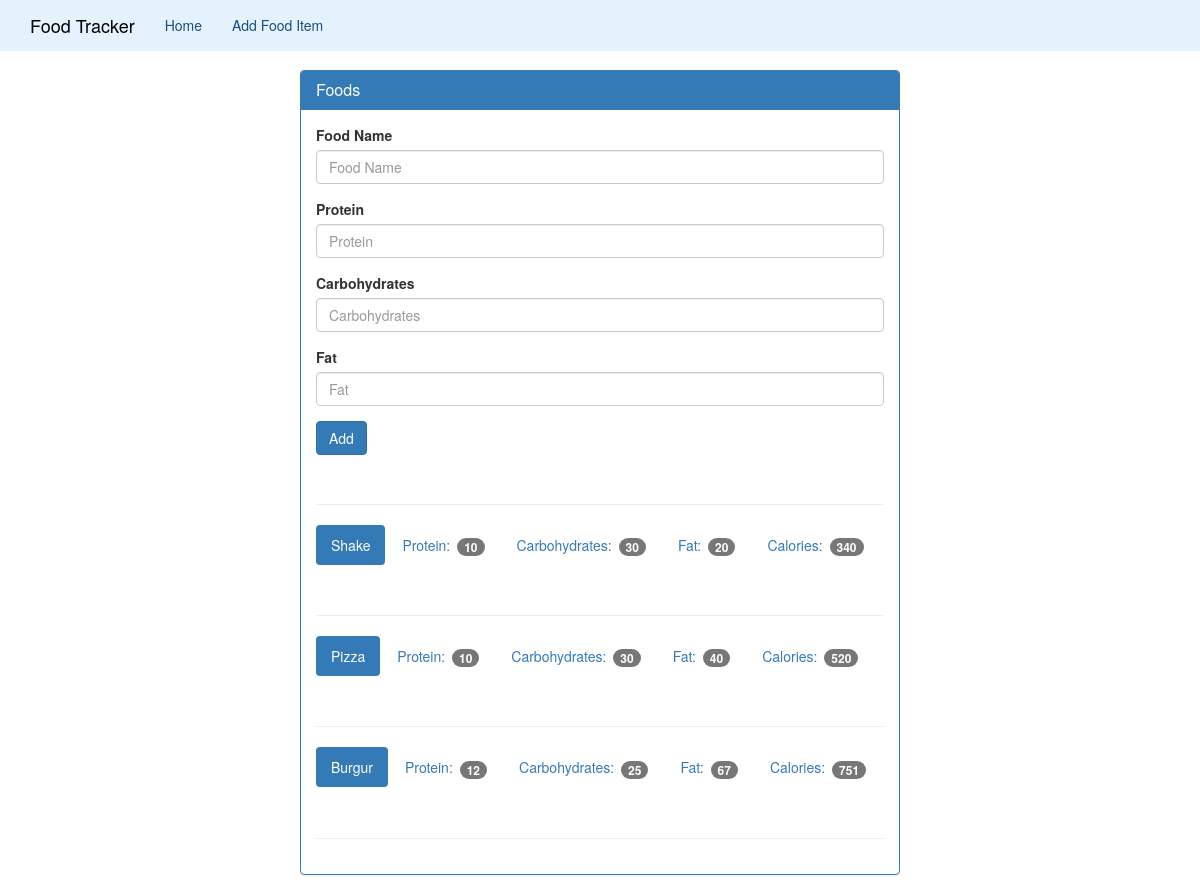
/foodadd, run on the app's committed database.
### tables this page shows
CREATE TABLE food(
    id integer primary key autoincrement,
    name text not null,
    protein integer not null,
    carbohydrates integer not null,
    fat integer not null,
    calories integer not null
);

### app.py (the view, shortened to what this page needs)
@app.route('/foodadd', methods=['GET','POST'])
def foodadd():
    db = get_db()
    cur = db.execute('select name, protein, carbohydrates, fat, calories from food')
    results = cur.fetchall()
    return render_template('foodadd.html', results = results)

### databasefile.py (called while the page is built)
def connect_db():
    sql = sqlite3.connect('C:/Users/fullara/Documents/Codes/Project/Food-Tracker-flask/food_log.db')
    sql.row_factory = sqlite3.Row
    return sql

def get_db():
    if not hasattr(g,'sqlite3'):
        g.sqlite_db = connect_db()
    return g.sqlite_db

### templates/foodadd.html
{% extends "base.html" %}
{% block body %}
<nav class="navbar navbar-inverse navbar-fixed-top">
  <div class="container">
    <div class="navbar-header">
      <a class="navbar-brand" href="{{ url_for('index') }}">Food Tracker</a>
    </div>
    <div id="navbar" class="navbar-collapse collapse">
      <ul class="nav navbar-nav">
        <li><a href="{{ url_for('index') }}">Home</a></li>
        <li class="active"><a href="{{ url_for('foodadd') }}">Add Food Item</a></li>
      </ul>
    </div>
  </div>
</nav>
<div class="container theme-showcase col-sm-6 col-sm-offset-3" role="main">
  <div class="row">
    <div>
      <div class="panel panel-primary">
        <div class="panel-heading">
          <h3 class="panel-title">Foods</h3>
        </div>
        <div class="panel-body">
          <form method="POST" action="{{ url_for('foodadd') }}">
            <div class="form-group">
              <label for="food-name">Food Name</label>
              <input type="text" class="form-control" id="food-name" name="food-name" placeholder="Food Name">
            </div>
            <div class="form-group">
              <label for="protein">Protein</label>
              <input type="number" class="form-control" id="protein" name="protein" placeholder="Protein">
            </div>
            <div class="form-group">
              <label for="carbohydrates">Carbohydrates</label>
              <input type="number" class="form-control" id="carbohydrates" name="carbohydrates"
                placeholder="Carbohydrates">
            </div>
            <div class="form-group">
              <label for="fat">Fat</label>
              <input type="number" class="form-control" id="fat" name="fat" placeholder="Fat">
            </div>
            <button type="submit" class="btn btn-primary">Add</button>
          </form>
          <div class="page-header"></div>
          {% for food in results %}
          <ul class="nav nav-pills" role="tablist">
            <li class="active"><a>{{ food.name }}</a></li>
            <li><a>Protein: <span class="badge">{{ food.protein }}</span></a></li>
            <li><a>Carbohydrates: <span class="badge">{{ food.carbohydrates}}</span></a></li>
            <li><a>Fat: <span class="badge">{{ food.fat }}</span></a></li>
            <li><a>Calories: <span class="badge">{{ food.calories}}</span></a></li>
          </ul>
          <div class="page-header"></div>
          {% endfor %}
        </div>
      </div>
    </div>
  </div>
</div>
{% endblock %}

### static/bodyDesign.css (style rules this page uses)
body { padding-top: 70px; padding-bottom: 30px; }

### data on the page
food: name "Shake", protein "10", carbohydrates "30", fat "20", calories "340"
food: name "Pizza", protein "10", carbohydrates "30", fat "40", calories "520"
food: name "Burgur", protein "12", carbohydrates "25", fat "67", calories "751"
